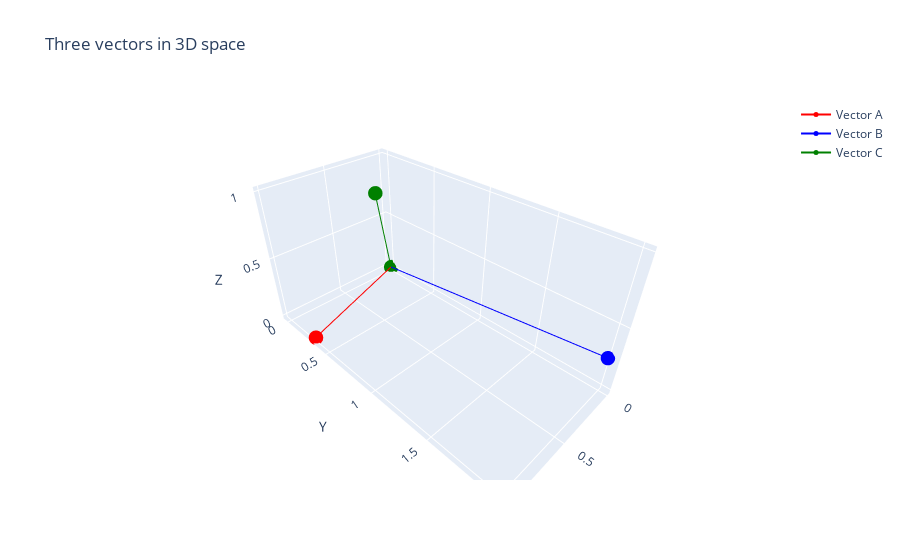

The code cell stored with this chart in its notebook:
### Code cell
import plotly.graph_objects as go

# Creating an array of points in a plane
point_in_plane = np.array([0, 0, 0])
points_on_plane = np.column_stack((a, b, c)) + point_in_plane

# Creating a "Figure" object for 3D graphics
fig = go.Figure()

# Adding vectors to a graph
fig.add_trace(go.Scatter3d(x=[0, a[0]], y=[0, a[1]], z=[0, a[2]],
                           mode='lines+markers', marker=dict(size=5), line=dict(color='red'), name='Vector A'))
fig.add_trace(go.Scatter3d(x=[0, b[0]], y=[0, b[1]], z=[0, b[2]],
                           mode='lines+markers', marker=dict(size=5), line=dict(color='blue'), name='Vector B'))
fig.add_trace(go.Scatter3d(x=[0, c[0]], y=[0, c[1]], z=[0, c[2]],
                           mode='lines+markers', marker=dict(size=5), line=dict(color='green'), name='Vector C'))

# Setting the graphics view
fig.update_layout(scene=dict(aspectmode='data'))
fig.update_layout(scene=dict(xaxis_title='X', yaxis_title='Y', zaxis_title='Z'))
fig.update_layout(title='Three vectors in 3D space')

fig.show()

### Figure 1 — Plotly figure (JSON) as saved in the notebook; plotly's stock layout.template omitted (floating-point values rounded to 4 significant figures)
{"data": [{"line": {"color": "red"}, "marker": {"size": 5}, "mode": "lines+markers", "name": "Vector A", "type": "scatter3d", "x": [0, 1], "y": [0, 0.3333], "z": [0, 0]}, {"line": {"color": "blue"}, "marker": {"size": 5}, "mode": "lines+markers", "name": "Vector B", "type": "scatter3d", "x": [0, 0], "y": [0, 2], "z": [0, 0.25]}, {"line": {"color": "green"}, "marker": {"size": 5}, "mode": "lines+markers", "name": "Vector C", "type": "scatter3d", "x": [0, 0.5], "y": [0, 0.5], "z": [0, 1]}], "layout": {"scene": {"aspectmode": "data", "xaxis": {"title": {"text": "X"}}, "yaxis": {"title": {"text": "Y"}}, "zaxis": {"title": {"text": "Z"}}}, "title": {"text": "Three vectors in 3D space"}}}
